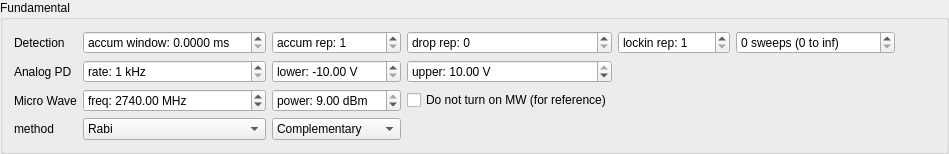
          <widget class="QGroupBox" name="groupBox_2">
           <property name="title">
            <string>Fundamental</string>
           </property>
           <layout class="QGridLayout" name="gridLayout_2">
            <item row="1" column="0">
             <widget class="QLabel" name="label_3">
              <property name="text">
               <string>Analog PD</string>
              </property>
             </widget>
            </item>
            <item row="3" column="0">
             <widget class="QLabel" name="label_5">
              <property name="text">
               <string>method</string>
              </property>
             </widget>
            </item>
            <item row="0" column="0">
             <widget class="QLabel" name="label">
              <property name="text">
               <string>Detection</string>
              </property>
             </widget>
            </item>
            <item row="1" column="5">
             <widget class="QDoubleSpinBox" name="pd_ubBox">
              <property name="prefix">
               <string>upper: </string>
              </property>
              <property name="suffix">
               <string> V</string>
              </property>
              <property name="minimum">
               <double>-10.000000000000000</double>
              </property>
              <property name="maximum">
               <double>10.000000000000000</double>
              </property>
              <property name="value">
               <double>10.000000000000000</double>
              </property>
             </widget>
            </item>
            <item row="2" column="3">
             <widget class="QDoubleSpinBox" name="powerBox">
              <property name="sizePolicy">
               <sizepolicy hsizetype="MinimumExpanding" vsizetype="Fixed">
                <horstretch>0</horstretch>
                <verstretch>0</verstretch>
               </sizepolicy>
              </property>
              <property name="prefix">
               <string>power: </string>
              </property>
              <property name="suffix">
               <string> dBm</string>
              </property>
              <property name="minimum">
               <double>-65.000000000000000</double>
              </property>
              <property name="maximum">
               <double>9.000000000000000</double>
              </property>
              <property name="value">
               <double>9.000000000000000</double>
              </property>
             </widget>
            </item>
            <item row="0" column="1">
             <widget class="QDoubleSpinBox" name="accumwindowBox">
              <property name="prefix">
               <string>accum window: </string>
              </property>
              <property name="suffix">
               <string> ms</string>
              </property>
              <property name="decimals">
               <number>4</number>
              </property>
             </widget>
            </item>
            <item row="0" column="3">
             <widget class="QSpinBox" name="accumrepBox">
              <property name="prefix">
               <string>accum rep: </string>
              </property>
              <property name="minimum">
               <number>1</number>
              </property>
              <property name="maximum">
               <number>1000</number>
              </property>
             </widget>
            </item>
            <item row="2" column="0">
             <widget class="QLabel" name="label_6">
              <property name="text">
               <string>Micro Wave</string>
              </property>
             </widget>
            </item>
            <item row="0" column="9">
             <spacer name="horizontalSpacer_10">
              <property name="orientation">
               <enum>Qt::Horizontal</enum>
              </property>
              <property name="sizeHint" stdset="0">
               <size>
                <width>40</width>
                <height>20</height>
               </size>
              </property>
             </spacer>
            </item>
            <item row="2" column="1">
             <widget class="QDoubleSpinBox" name="freqBox">
              <property name="sizePolicy">
               <sizepolicy hsizetype="MinimumExpanding" vsizetype="Fixed">
                <horstretch>0</horstretch>
                <verstretch>0</verstretch>
               </sizepolicy>
              </property>
              <property name="prefix">
               <string>freq: </string>
              </property>
              <property name="suffix">
               <string> MHz</string>
              </property>
              <property name="decimals">
               <number>2</number>
              </property>
              <property name="minimum">
               <double>1.000000000000000</double>
              </property>
              <property name="maximum">
               <double>3000.000000000000000</double>
              </property>
              <property name="singleStep">
               <double>100.000000000000000</double>
              </property>
              <property name="value">
               <double>2740.000000000000000</double>
              </property>
             </widget>
            </item>
            <item row="1" column="3">
             <widget class="QDoubleSpinBox" name="pd_lbBox">
              <property name="prefix">
               <string>lower: </string>
              </property>
              <property name="suffix">
               <string> V</string>
              </property>
              <property name="minimum">
               <double>-10.000000000000000</double>
              </property>
              <property name="maximum">
               <double>10.000000000000000</double>
              </property>
              <property name="value">
               <double>-10.000000000000000</double>
              </property>
             </widget>
            </item>
            <item row="3" column="1">
             <widget class="QComboBox" name="methodBox">
              <item>
               <property name="text">
                <string>Rabi</string>
               </property>
              </item>
              <item>
               <property name="text">
                <string>T1</string>
               </property>
              </item>
              <item>
               <property name="text">
                <string>FID</string>
               </property>
              </item>
              <item>
               <property name="text">
                <string>Spin Echo (envelope)</string>
               </property>
              </item>
              <item>
               <property name="text">
                <string>Spin Echo (different tau)</string>
               </property>
              </item>
              <item>
               <property name="text">
                <string>CP</string>
               </property>
              </item>
              <item>
               <property name="text">
                <string>CPMG</string>
               </property>
              </item>
              <item>
               <property name="text">
                <string>XY4</string>
               </property>
              </item>
              <item>
               <property name="text">
                <string>XY8</string>
               </property>
              </item>
              <item>
               <property name="text">
                <string>XY16</string>
               </property>
              </item>
              <item>
               <property name="text">
                <string>180 pulse train</string>
               </property>
              </item>
              <item>
               <property name="text">
                <string>Spin Echo (90 pulse sweep)</string>
               </property>
              </item>
              <item>
               <property name="text">
                <string>Spin Lock</string>
               </property>
              </item>
              <item>
               <property name="text">
                <string>XY8 correlation</string>
               </property>
              </item>
              <item>
               <property name="text">
                <string>XY8 correlation (1 flip)</string>
               </property>
              </item>
              <item>
               <property name="text">
                <string>XY8 correlation (N flip)</string>
               </property>
              </item>
              <item>
               <property name="text">
                <string>ddgate: XY8-CPMG-XY8</string>
               </property>
              </item>
             </widget>
            </item>
            <item row="3" column="3">
             <widget class="QComboBox" name="partialBox">
              <property name="sizePolicy">
               <sizepolicy hsizetype="MinimumExpanding" vsizetype="Fixed">
                <horstretch>0</horstretch>
                <verstretch>0</verstretch>
               </sizepolicy>
              </property>
              <item>
               <property name="text">
                <string>Complementary</string>
               </property>
              </item>
              <item>
               <property name="text">
                <string>Pattern 0 only</string>
               </property>
              </item>
              <item>
               <property name="text">
                <string>Pattern 1 only</string>
               </property>
              </item>
              <item>
               <property name="text">
                <string>Lockin</string>
               </property>
              </item>
             </widget>
            </item>
            <item row="2" column="5">
             <widget class="QCheckBox" name="nomwBox">
              <property name="text">
               <string>Do not turn on MW (for reference)</string>
              </property>
             </widget>
            </item>
            <item row="0" column="8">
             <widget class="QSpinBox" name="sweepsBox">
              <property name="enabled">
               <bool>true</bool>
              </property>
              <property name="sizePolicy">
               <sizepolicy hsizetype="MinimumExpanding" vsizetype="Fixed">
                <horstretch>0</horstretch>
                <verstretch>0</verstretch>
               </sizepolicy>
              </property>
              <property name="suffix">
               <string> sweeps (0 to inf)</string>
              </property>
              <property name="prefix">
               <string/>
              </property>
              <property name="minimum">
               <number>0</number>
              </property>
              <property name="maximum">
               <number>999999999</number>
              </property>
              <property name="value">
               <number>0</number>
              </property>
             </widget>
            </item>
            <item row="1" column="1">
             <widget class="QSpinBox" name="pdrateBox">
              <property name="suffix">
               <string> kHz</string>
              </property>
              <property name="prefix">
               <string>rate: </string>
              </property>
              <property name="minimum">
               <number>1</number>
              </property>
              <property name="maximum">
               <number>10000</number>
              </property>
             </widget>
            </item>
            <item row="0" column="7">
             <widget class="QSpinBox" name="lockinrepBox">
              <property name="prefix">
               <string>lockin rep: </string>
              </property>
              <property name="minimum">
               <number>1</number>
              </property>
              <property name="maximum">
               <number>9999</number>
              </property>
             </widget>
            </item>
            <item row="0" column="5">
             <widget class="QSpinBox" name="droprepBox">
              <property name="prefix">
               <string>drop rep: </string>
              </property>
             </widget>
            </item>
           </layout>
          </widget>
